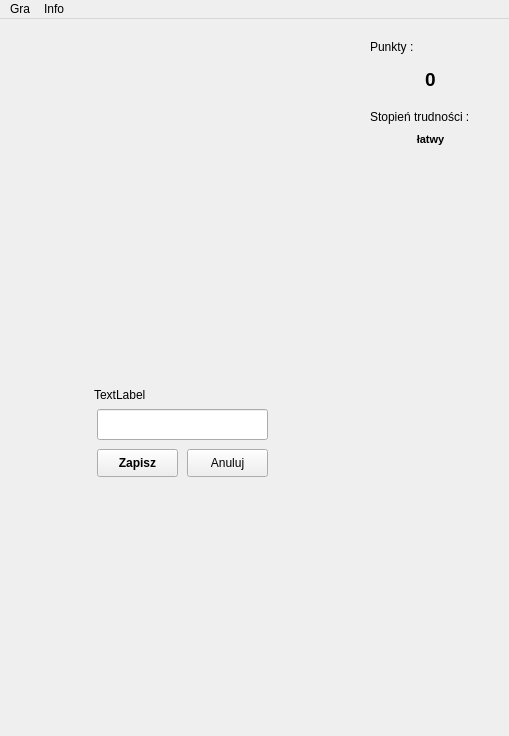
<?xml version="1.0" encoding="UTF-8"?>
<ui version="4.0">
 <class>MainWindow</class>
 <widget class="QMainWindow" name="MainWindow">
  <property name="geometry">
   <rect>
    <x>0</x>
    <y>0</y>
    <width>509</width>
    <height>736</height>
   </rect>
  </property>
  <property name="windowTitle">
   <string>TetrisMax</string>
  </property>
  <widget class="QWidget" name="centralwidget">
   <widget class="QLabel" name="label">
    <property name="geometry">
     <rect>
      <x>370</x>
      <y>20</y>
      <width>55</width>
      <height>16</height>
     </rect>
    </property>
    <property name="text">
     <string>Punkty :</string>
    </property>
   </widget>
   <widget class="QLabel" name="label_2">
    <property name="geometry">
     <rect>
      <x>360</x>
      <y>50</y>
      <width>141</width>
      <height>21</height>
     </rect>
    </property>
    <property name="sizePolicy">
     <sizepolicy hsizetype="Fixed" vsizetype="Preferred">
      <horstretch>0</horstretch>
      <verstretch>0</verstretch>
     </sizepolicy>
    </property>
    <property name="font">
     <font>
      <pointsize>14</pointsize>
      <weight>75</weight>
      <bold>true</bold>
     </font>
    </property>
    <property name="text">
     <string>0</string>
    </property>
    <property name="alignment">
     <set>Qt::AlignCenter</set>
    </property>
   </widget>
   <widget class="QLabel" name="label_3">
    <property name="geometry">
     <rect>
      <x>370</x>
      <y>90</y>
      <width>111</width>
      <height>16</height>
     </rect>
    </property>
    <property name="text">
     <string>Stopień trudności :</string>
    </property>
   </widget>
   <widget class="QLabel" name="label_4">
    <property name="geometry">
     <rect>
      <x>360</x>
      <y>110</y>
      <width>141</width>
      <height>21</height>
     </rect>
    </property>
    <property name="sizePolicy">
     <sizepolicy hsizetype="Fixed" vsizetype="Preferred">
      <horstretch>0</horstretch>
      <verstretch>0</verstretch>
     </sizepolicy>
    </property>
    <property name="font">
     <font>
      <pointsize>8</pointsize>
      <weight>75</weight>
      <bold>true</bold>
     </font>
    </property>
    <property name="text">
     <string>łatwy</string>
    </property>
    <property name="alignment">
     <set>Qt::AlignCenter</set>
    </property>
   </widget>
   <widget class="QLineEdit" name="lineEdit">
    <property name="geometry">
     <rect>
      <x>97</x>
      <y>390</y>
      <width>171</width>
      <height>31</height>
     </rect>
    </property>
    <property name="font">
     <font>
      <pointsize>10</pointsize>
     </font>
    </property>
    <property name="maxLength">
     <number>10</number>
    </property>
   </widget>
   <widget class="QPushButton" name="pushButton">
    <property name="geometry">
     <rect>
      <x>97</x>
      <y>430</y>
      <width>81</width>
      <height>28</height>
     </rect>
    </property>
    <property name="font">
     <font>
      <weight>75</weight>
      <bold>true</bold>
     </font>
    </property>
    <property name="text">
     <string>Zapisz</string>
    </property>
   </widget>
   <widget class="QPushButton" name="pushButton_2">
    <property name="geometry">
     <rect>
      <x>187</x>
      <y>430</y>
      <width>81</width>
      <height>28</height>
     </rect>
    </property>
    <property name="text">
     <string>Anuluj</string>
    </property>
   </widget>
   <widget class="QLabel" name="label_5">
    <property name="geometry">
     <rect>
      <x>94</x>
      <y>368</y>
      <width>177</width>
      <height>16</height>
     </rect>
    </property>
    <property name="text">
     <string>TextLabel</string>
    </property>
   </widget>
  </widget>
  <widget class="QMenuBar" name="menubar">
   <property name="geometry">
    <rect>
     <x>0</x>
     <y>0</y>
     <width>509</width>
     <height>26</height>
    </rect>
   </property>
   <widget class="QMenu" name="menuGra">
    <property name="title">
     <string>Gra</string>
    </property>
    <widget class="QMenu" name="menuStopienTrudnosci">
     <property name="title">
      <string>Stopień trudności</string>
     </property>
     <addaction name="action_Latwa"/>
     <addaction name="actionTrudnaMove"/>
     <addaction name="actionTrudnaUP"/>
     <addaction name="actionUpiorny"/>
    </widget>
    <addaction name="actionNowa_gra"/>
    <addaction name="separator"/>
    <addaction name="menuStopienTrudnosci"/>
   </widget>
   <widget class="QMenu" name="menuInfo">
    <property name="title">
     <string>Info</string>
    </property>
    <addaction name="actionNajlepsze_wyniki"/>
    <addaction name="actionJak_grac"/>
    <addaction name="actionO_aplikacji"/>
   </widget>
   <addaction name="menuGra"/>
   <addaction name="menuInfo"/>
  </widget>
  <action name="actionNowa_gra">
   <property name="text">
    <string>Nowa gra</string>
   </property>
  </action>
  <action name="action_Latwa">
   <property name="checkable">
    <bool>true</bool>
   </property>
   <property name="checked">
    <bool>true</bool>
   </property>
   <property name="text">
    <string>Łatwa</string>
   </property>
  </action>
  <action name="actionTrudnaUP">
   <property name="checkable">
    <bool>true</bool>
   </property>
   <property name="checked">
    <bool>false</bool>
   </property>
   <property name="text">
    <string>Trudna (podnoszenie bloków)</string>
   </property>
  </action>
  <action name="actionTrudnaMove">
   <property name="checkable">
    <bool>true</bool>
   </property>
   <property name="text">
    <string>Trudna (przesuwanie bloków)</string>
   </property>
  </action>
  <action name="actionUpiorny">
   <property name="checkable">
    <bool>true</bool>
   </property>
   <property name="text">
    <string>Upiorny (podnoszenie, przesuwanie)</string>
   </property>
  </action>
  <action name="actionNajlepsze_wyniki">
   <property name="text">
    <string>Najlepsze wyniki</string>
   </property>
  </action>
  <action name="actionJak_grac">
   <property name="text">
    <string>Jak grać?</string>
   </property>
  </action>
  <action name="actionO_aplikacji">
   <property name="text">
    <string>O aplikacji</string>
   </property>
  </action>
 </widget>
 <resources/>
 <connections/>
</ui>
